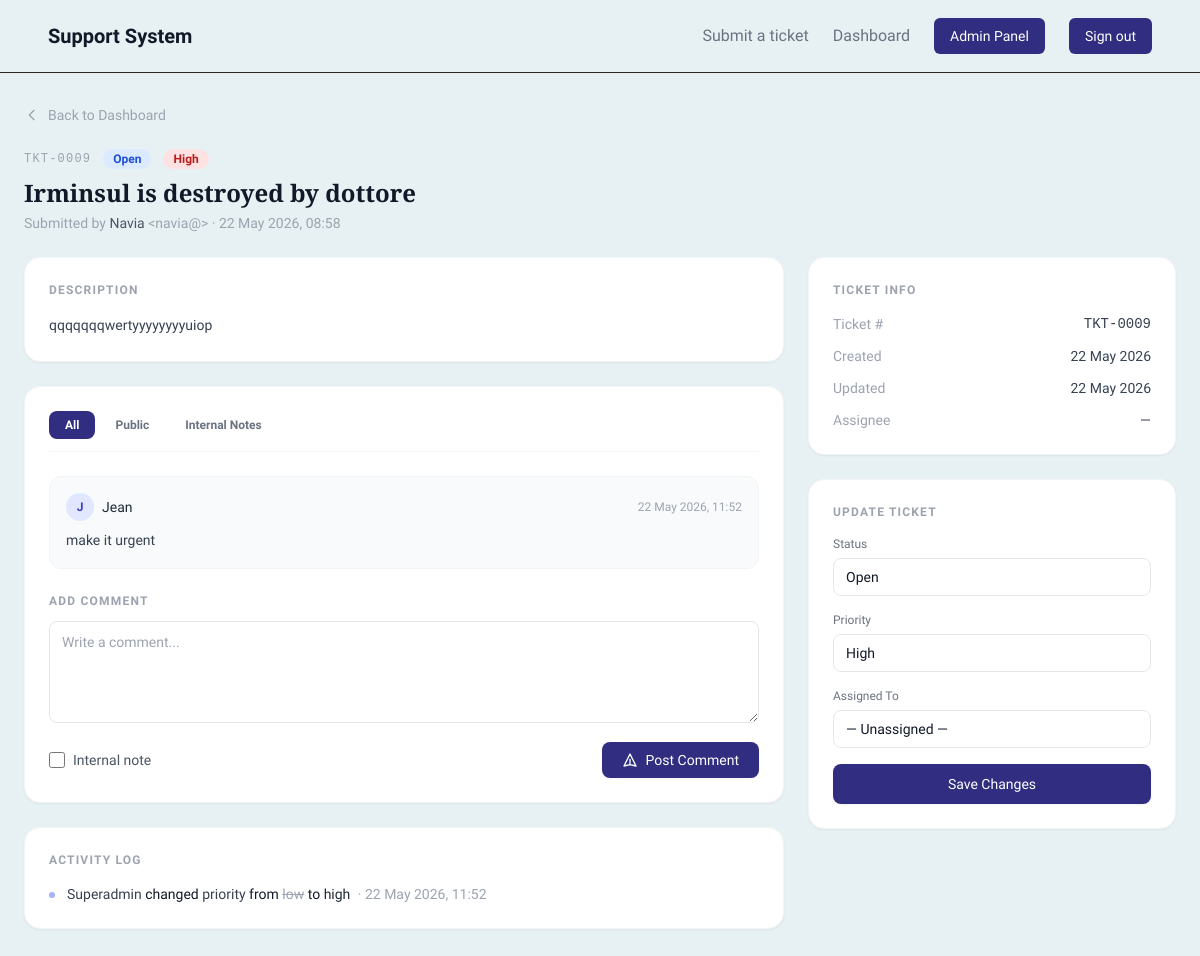
The page /tickets/9 (signed in) on the database its author committed.
### models/ticket.py (models this page shows)
class Ticket(db.Model):
    __tablename__ = 'tickets'
    id = db.Column(db.Integer, primary_key=True)
    ticket_number = db.Column(db.String(20), unique=True, nullable=False)
    subject = db.Column(db.String(200), nullable=False)
    description = db.Column(db.Text, nullable=False)
    status = db.Column(db.String(20), nullable=False, default='Open')
    priority = db.Column(db.String(20), nullable=False, default='Low')
    type = db.Column(db.String(20), nullable=False)
    module = db.Column(db.String(50), nullable=False)
    submitter_name = db.Column(db.String(100), nullable=False)
    submitter_email = db.Column(db.String(120), nullable=False)
    assigned_to = db.Column(db.Integer, db.ForeignKey('users.id'), nullable=True)
    created_at = db.Column(db.DateTime, default=datetime.utcnow)
    updated_at = db.Column(db.DateTime, default=datetime.utcnow, onupdate=datetime.utcnow)
    closed_at = db.Column(db.DateTime, nullable=True)
    attachments = db.relationship('TicketAttachment', backref='ticket', lazy=True)
    assignee = db.relationship('User', backref='assigned_tickets', lazy=True)
    field_values = db.relationship('TicketFieldValue', backref='ticket', lazy=True)
    comments = db.relationship('TicketComment', backref='ticket', lazy=True)
    history = db.relationship('TicketHistory', backref='ticket', lazy=True)

class TicketComment(db.Model):
    __tablename__ = 'ticket_comments'
    id = db.Column(db.Integer, primary_key=True)
    ticket_id = db.Column(db.Integer, db.ForeignKey('tickets.id'), nullable=False)
    user_id = db.Column(db.Integer, db.ForeignKey('users.id'), nullable=False)
    body = db.Column(db.Text, nullable=False)
    is_internal = db.Column(db.Boolean, default=False)
    created_at = db.Column(db.DateTime, default=datetime.utcnow)
    author = db.relationship('User', backref='comments', lazy=True)

class TicketHistory(db.Model):
    __tablename__ = 'ticket_history'
    id = db.Column(db.Integer, primary_key=True)
    ticket_id = db.Column(db.Integer, db.ForeignKey('tickets.id'), nullable=False)
    changed_by = db.Column(db.Integer, db.ForeignKey('users.id'), nullable=False)
    field_changed = db.Column(db.String(100), nullable=False)
    old_value = db.Column(db.Text, nullable=True)
    new_value = db.Column(db.Text, nullable=True)
    changed_at = db.Column(db.DateTime, default=datetime.utcnow)
    editor = db.relationship('User', backref='ticket_changes', lazy=True)

### models/user.py (models this page shows)
class User(db.Model, UserMixin):
    __tablename__ = 'users'
    id = db.Column(db.Integer, primary_key=True)
    name = db.Column(db.String(100), nullable=False)
    username = db.Column(db.String(80), unique=True, nullable=False)
    email = db.Column(db.String(120), unique=True, nullable=False)
    password_hash = db.Column(db.String(200), nullable=False)
    is_superadmin = db.Column(db.Boolean, default=False)
    created_at = db.Column(db.DateTime, default=datetime.utcnow)
    is_active = db.Column(db.Boolean, default=True, nullable=False)

### routes/tickets.py (the view)
@tickets_bp.route('/tickets/<int:ticket_id>')
@login_required
def view_ticket(ticket_id):
    ticket = Ticket.query.get_or_404(ticket_id)
    users = User.query.filter_by(is_active=True).order_by(User.name).all()
    ticket_perm = _ticket_perm()
    return render_template('tickets/view_ticket.html',
                           ticket=ticket, users=users, ticket_perm=ticket_perm)

### app.py (called while the page is built)
@app.after_request
def add_no_cache(response):
    response.headers['Cache-Control'] = 'no-cache, no-store, must-revalidate'
    response.headers['Pragma'] = 'no-cache'
    response.headers['Expires'] = '0'
    return response

### routes/tickets.py (called while the page is built)
def _ticket_perm():
    if current_user.is_superadmin:
        class _All:
            can_view = can_create = can_edit = can_delete = can_assign = True
        return _All()
    return UserPermission.query.filter_by(
        user_id=current_user.id, module='Tickets'
    ).first()

### templates/tickets/view_ticket.html (shortened to what this page needs)
{% extends "base.html" %}
{% block content %}
<div class="max-w-7xl mx-auto px-6 py-8">
  <a href="{{ url_for('tickets.dashboard') }}"
     class="inline-flex items-center gap-2 text-sm text-gray-400 hover:text-gray-700 mb-6 transition-colors">
    <svg class="w-4 h-4" fill="none" stroke="currentColor" stroke-width="2" viewBox="0 0 24 24">
      <path stroke-linecap="round" stroke-linejoin="round" d="M15 19l-7-7 7-7"/>
    </svg>
    Back to Dashboard
  </a>
  <div class="mb-6">
    <div class="flex items-center gap-3 mb-2">
      <span class="text-xs font-mono text-gray-400 tracking-widest">{{ ticket.ticket_number }}</span>
      {% if ticket.status == 'open' %}
        <span class="px-2.5 py-0.5 rounded-full text-xs font-semibold bg-blue-100 text-blue-700">Open</span>
      {% elif ticket.status == 'in_progress' %}
        <span class="px-2.5 py-0.5 rounded-full text-xs font-semibold bg-yellow-100 text-yellow-700">In Progress</span>
      {% elif ticket.status == 'closed' %}
        <span class="px-2.5 py-0.5 rounded-full text-xs font-semibold bg-gray-200 text-gray-500">Closed</span>
      {% else %}
        <span class="px-2.5 py-0.5 rounded-full text-xs font-semibold bg-gray-100 text-gray-500">{{ ticket.status }}</span>
      {% endif %}
      {% if ticket.priority == 'urgent' %}
        <span class="px-2.5 py-0.5 rounded-full text-xs font-semibold bg-red-900 text-white">Urgent</span>
      {% elif ticket.priority == 'high' %}
        <span class="px-2.5 py-0.5 rounded-full text-xs font-semibold bg-red-100 text-red-700">High</span>
      {% elif ticket.priority == 'medium' %}
        <span class="px-2.5 py-0.5 rounded-full text-xs font-semibold bg-orange-100 text-orange-700">Medium</span>
      {% else %}
        <span class="px-2.5 py-0.5 rounded-full text-xs font-semibold bg-green-100 text-green-700">Low</span>
      {% endif %}
    </div>
    <h1 class="text-2xl font-bold text-gray-900" style="font-family: 'Playfair Display', serif;">
      {{ ticket.subject }}
    </h1>
    <p class="text-sm text-gray-400 mt-1">
      Submitted by <span class="text-gray-600 font-medium">{{ ticket.submitter_name }}</span>
      &lt;{{ ticket.submitter_email }}&gt;
      &middot;
      {{ ticket.created_at.strftime('%d %b %Y, %H:%M') }}
    </p>
  </div>
  <div class="grid grid-cols-1 lg:grid-cols-3 gap-6">
    <div class="lg:col-span-2 flex flex-col gap-6">
      <div class="bg-white rounded-2xl border border-gray-100 shadow-sm p-6">
        <h2 class="text-xs font-semibold uppercase tracking-widest text-gray-400 mb-4">Description</h2>
        <div class="text-sm text-gray-700 leading-relaxed whitespace-pre-wrap">{{ ticket.description }}</div>
      </div>
      <div class="bg-white rounded-2xl border border-gray-100 shadow-sm p-6">
        <div class="flex items-center gap-1 mb-6 border-b border-gray-100 pb-3">
          <button onclick="switchTab('all')" id="tab-all"
                  class="tab-btn px-4 py-1.5 rounded-lg text-xs font-semibold transition-all bg-indigo-900 text-white">
            All
          </button>
          <button onclick="switchTab('public')" id="tab-public"
                  class="tab-btn px-4 py-1.5 rounded-lg text-xs font-semibold transition-all text-gray-500 hover:text-gray-800">
            Public
          </button>
          {% if ticket_perm and ticket_perm.can_edit %}
          <button onclick="switchTab('internal')" id="tab-internal"
                  class="tab-btn px-4 py-1.5 rounded-lg text-xs font-semibold transition-all text-gray-500 hover:text-gray-800">
            Internal Notes
          </button>
          {% endif %}
        </div>
        <div class="space-y-4 mb-6" id="comment-list">
          {% if ticket.comments %}
            {% for comment in ticket.comments | sort(attribute='created_at') %}
            {% if not comment.is_internal or (ticket_perm and ticket_perm.can_edit) %}
            <div class="comment-item {{ 'internal-comment' if comment.is_internal else 'public-comment' }}
                        rounded-xl p-4 border
                        {{ 'bg-amber-50 border-amber-100' if comment.is_internal else 'bg-gray-50 border-gray-100' }}">
              <div class="flex items-center justify-between mb-2">
                <div class="flex items-center gap-2">
                  <div class="w-7 h-7 rounded-full bg-indigo-100 flex items-center justify-center text-xs font-bold text-indigo-700">
                    {{ comment.author.name[0].upper() }}
                  </div>
                  <span class="text-sm font-medium text-gray-800">{{ comment.author.name }}</span>
                </div>
                <span class="text-xs text-gray-400">{{ comment.created_at.strftime('%d %b %Y, %H:%M') }}</span>
              </div>
              <p class="text-sm text-gray-700 leading-relaxed whitespace-pre-wrap">{{ comment.body }}</p>
            </div>
            {% endif %}
            {% endfor %}
          {% else %}
            <p class="text-sm text-gray-400 text-center py-6">No comments yet.</p>
          {% endif %}
        </div>
        <form method="POST" action="{{ url_for('tickets.add_comment', ticket_id=ticket.id) }}">
          <h3 class="text-xs font-semibold uppercase tracking-widest text-gray-400 mb-3">Add Comment</h3>
          <textarea
            name="body"
            rows="4"
            placeholder="Write a comment..."
            required
            class="w-full rounded-lg border border-gray-200 px-3 py-2.5 text-sm text-gray-900 placeholder-gray-400
                   focus:outline-none focus:ring-2 focus:ring-indigo-500 focus:border-transparent transition resize-y"
          ></textarea>
          <div class="flex items-center justify-between mt-3">
            {% if ticket_perm and ticket_perm.can_edit %}
            <label class="flex items-center gap-2 cursor-pointer select-none">
              <input type="checkbox" name="is_internal" value="on"
                     class="w-4 h-4 rounded border-gray-300 text-indigo-600 focus:ring-indigo-500">
              <span class="text-sm text-gray-600">Internal note</span>
            </label>
            {% else %}
            <span></span>
            {% endif %}
            <button type="submit"
                    class="inline-flex items-center gap-2 bg-indigo-900 hover:bg-indigo-700 text-white
                           text-sm font-medium px-5 py-2 rounded-lg transition shadow-sm">
              <svg class="w-4 h-4" fill="none" stroke="currentColor" viewBox="0 0 24 24">
                <path stroke-linecap="round" stroke-linejoin="round" stroke-width="2" d="M12 19l9 2-9-18-9 18 9-2zm0 0v-8"/>
              </svg>
              Post Comment
            </button>
          </div>
        </form>
      </div>
      {% if ticket.history %}
      <div class="bg-white rounded-2xl border border-gray-100 shadow-sm p-6">
        <h2 class="text-xs font-semibold uppercase tracking-widest text-gray-400 mb-4">Activity Log</h2>
        <ul class="space-y-3">
          {% for entry in ticket.history | sort(attribute='changed_at', reverse=True) %}
          <li class="flex items-start gap-3 text-sm">
            <div class="w-1.5 h-1.5 rounded-full bg-indigo-300 mt-2 shrink-0"></div>
            <div>
              <span class="font-medium text-gray-700">{{ entry.editor.name }}</span>
              changed <span class="font-medium text-gray-700">{{ entry.field_changed }}</span>
              from <span class="line-through text-gray-400">{{ entry.old_value or '—' }}</span>
              to <span class="text-gray-800 font-medium">{{ entry.new_value or '—' }}</span>
              <span class="text-gray-400 ml-1">&middot; {{ entry.changed_at.strftime('%d %b %Y, %H:%M') }}</span>
            </div>
          </li>
          {% endfor %}
        </ul>
      </div>
      {% endif %}
    </div>
    <div class="flex flex-col gap-6">
      <div class="bg-white rounded-2xl border border-gray-100 shadow-sm p-6">
        <h2 class="text-xs font-semibold uppercase tracking-widest text-gray-400 mb-4">Ticket Info</h2>
        <dl class="space-y-3 text-sm">
          <div class="flex justify-between">
            <dt class="text-gray-400">Ticket #</dt>
            <dd class="font-mono text-gray-700 font-medium">{{ ticket.ticket_number }}</dd>
          </div>
          <div class="flex justify-between">
            <dt class="text-gray-400">Created</dt>
            <dd class="text-gray-700">{{ ticket.created_at.strftime('%d %b %Y') }}</dd>
          </div>
          <div class="flex justify-between">
            <dt class="text-gray-400">Updated</dt>
            <dd class="text-gray-700">{{ ticket.updated_at.strftime('%d %b %Y') }}</dd>
          </div>
          <div class="flex justify-between">
            <dt class="text-gray-400">Assignee</dt>
            <dd class="text-gray-700">{{ ticket.assignee.name if ticket.assignee else '—' }}</dd>
          </div>
        </dl>
      </div>
      {% if ticket_perm and (ticket_perm.can_edit or ticket_perm.can_assign) %}
      <div class="bg-white rounded-2xl border border-gray-100 shadow-sm p-6">
        <h2 class="text-xs font-semibold uppercase tracking-widest text-gray-400 mb-4">Update Ticket</h2>
        <form method="POST" action="{{ url_for('tickets.update_ticket', ticket_id=ticket.id) }}" class="space-y-4">
          {% if ticket_perm.can_edit %}
          <div>
            <label class="block text-xs font-medium text-gray-500 mb-1.5">Status</label>
            <select name="status"
                    class="w-full rounded-lg border border-gray-200 pl-3 py-2 text-sm text-gray-900 bg-white bg-none
                           focus:outline-none focus:ring-2 focus:ring-indigo-500 transition">
              <option value="open"        {% if ticket.status == 'open' %}selected{% endif %}>Open</option>
            </select>
          </div>
          <div>
            <label class="block text-xs font-medium text-gray-500 mb-1.5">Priority</label>
            <select name="priority"
                    class="w-full rounded-lg border border-gray-200 pl-3 py-2 text-sm text-gray-900 bg-white bg-none
                           focus:outline-none focus:ring-2 focus:ring-indigo-500 transition">
              <option value="high"   {% if ticket.priority == 'high' %}selected{% endif %}>High</option>
            </select>
          </div>
          {% endif %}
          {% if ticket_perm.can_assign %}
          <div>
            <label class="block text-xs font-medium text-gray-500 mb-1.5">Assigned To</label>
            <select name="assigned_to"
                    class="w-full rounded-lg border border-gray-200 pl-3 py-2 text-sm text-gray-900 bg-white bg-none
                           focus:outline-none focus:ring-2 focus:ring-indigo-500 transition">
              <option value="">— Unassigned —</option>
            </select>
          </div>
          {% endif %}
          <button type="submit"
                  class="w-full bg-indigo-900 hover:bg-indigo-700 text-white text-sm font-medium
                         py-2.5 rounded-lg transition shadow-sm">
            Save Changes
          </button>
        </form>
      </div>
      {% endif %}
    </div>
  </div>
</div>
{% endblock %}

### templates/base.html (style rules this page uses)
body { background: #e7f1f3; }
select { appearance: none; -webkit-appearance: none; background-color: #ffffff !important; cursor: pointer; }

### rows shown on the page
Ticket: ticket_number "TKT-0009", subject "Irminsul is destroyed by dottore", submitter_name "Navia", submitter_email "navia@", created_at "22 May 2026, 08:58", description "qqqqqqqwertyyyyyyyyuiop", created_at "22 May 2026", updated_at "22 May 2026", status "Open", priority "High"
TicketComment: author "J", author.name "Jean", created_at "22 May 2026, 11:52", body "make it urgent"
TicketHistory: editor.name "Superadmin", field_changed "priority", old_value "low", new_value "high", changed_at "22 May 2026, 11:52"

### other values the page prints
{{ ticket.assignee.name if ticket.assignee else '—' }} "—"
